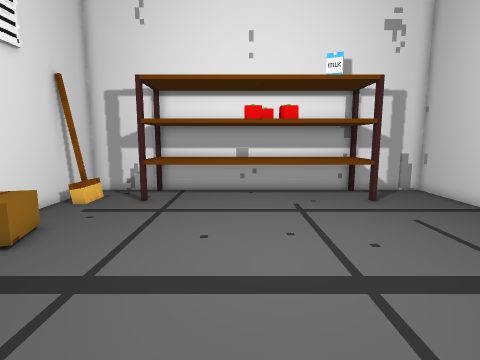
[1] (above)

12 first-person views from a walk through a 3-D level made in the Unity game engine. The camera is 1.5 m above the floor, tilts 8° down and sees 80° across. The floor is counted in squares, 0.5 m on a side. Each view is taken from the middle of a square. On the plan, view 1 faces up. The plan holds only what a view shows up to about 20 squares ahead; the rest is blank. Some surface patterns are stand-ins.

[2]
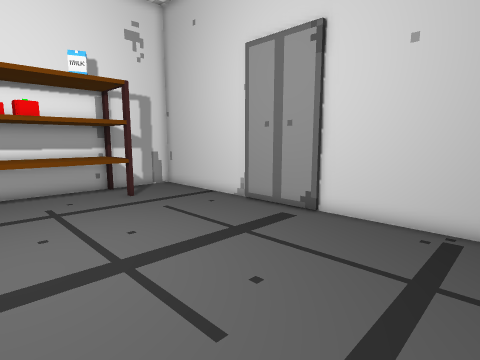

[3]
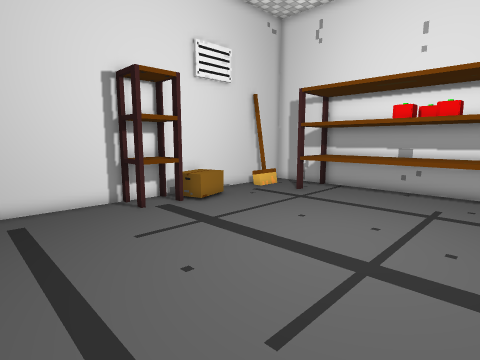

[4]
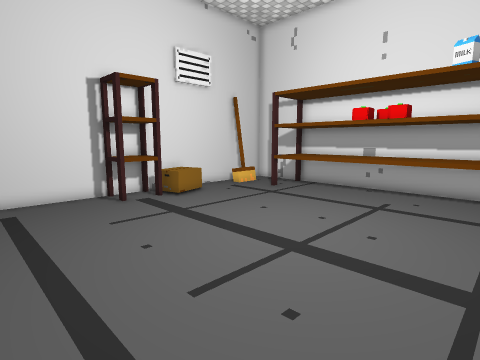

[5]
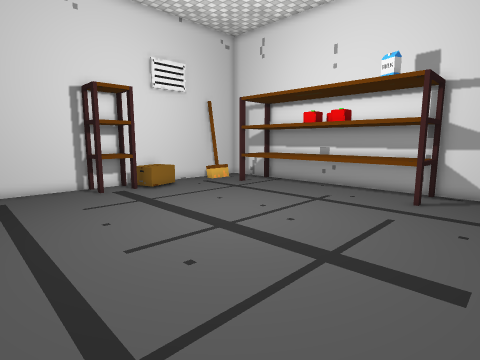

[6]
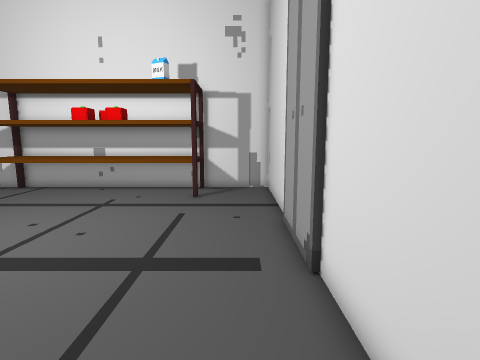

[7]
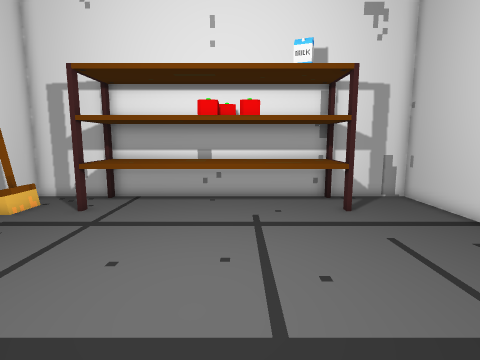

[8]
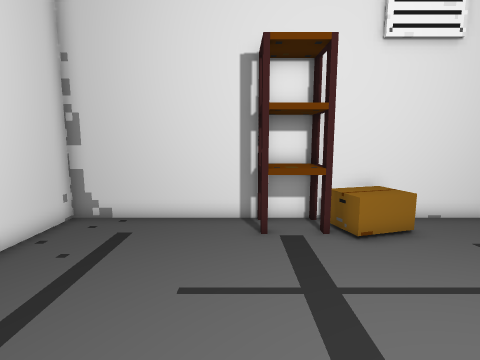

[9]
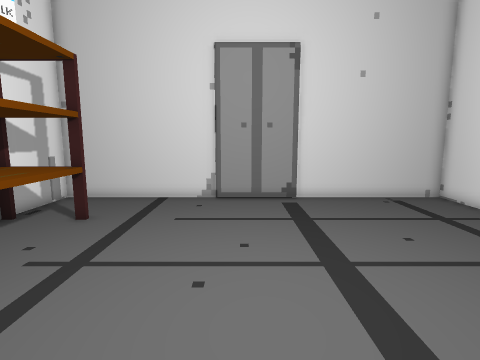

[10]
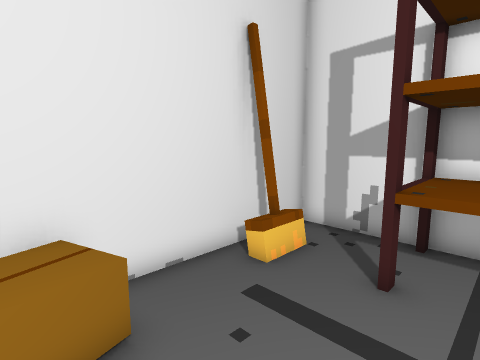

[11]
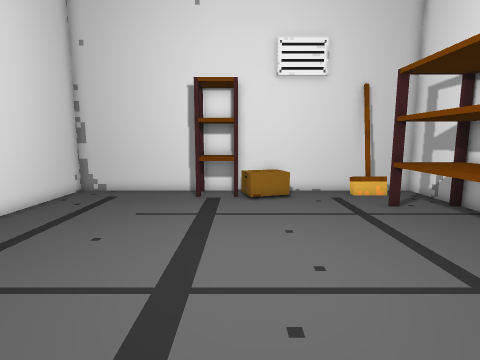

[12]
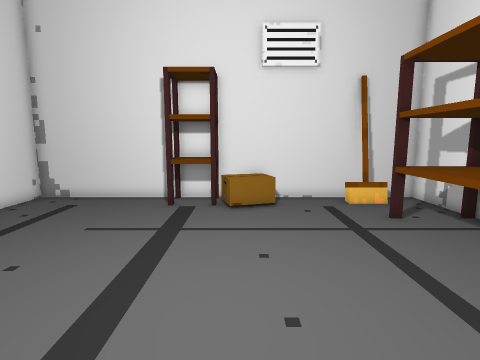

### Floor plan
Points are (right, up) in squares from view 1. A wall is a line through its corners. A room is listed if a view was taken in it or the views show most of it. See-through windows are left out.
Room 1 (views 1, 2, 3, 4, 5, 6, 7, 8, 9, 10, 11, 12)
walls: (10.6, 5) (10.6, 9.2); (10.8, 9.2) (10.8, 17.1) (6.4, 17.1); (-7.6, 14) (-8.2, 14); (-4.4, 17.1) (-8.8, 17.1) (-8.8, -2.5) (-7.9, -2.5); (10.8, -2.5) (10.8, 5.1)
low walls: (-7.3, 7.3) (-7.8, 7.1); (-7, 9.7) (-6.3, 7.6) (-6.8, 7.4)
objects: shelf (-8, 5) to (-7, 7); shelf (-5, 14) to (7, 17)

Positions as (right, up) in squares from view 1, and headings:
1: (0, 0), facing up
2: (0, -1), facing up-right
3: (5, -1), facing up-left
4: (7, -1), facing up-left
5: (10, -1), facing up-left
6: (9, -1), facing up
7: (2, 2), facing up
8: (2, 4), facing left
9: (-4, 8), facing right
10: (-3, 8), facing up-left
11: (8, 7), facing left
12: (6, 8), facing left
